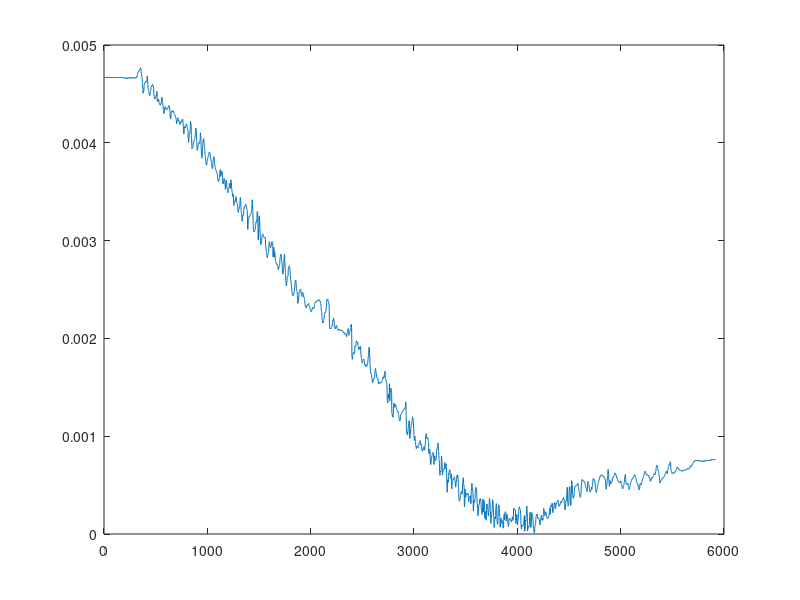
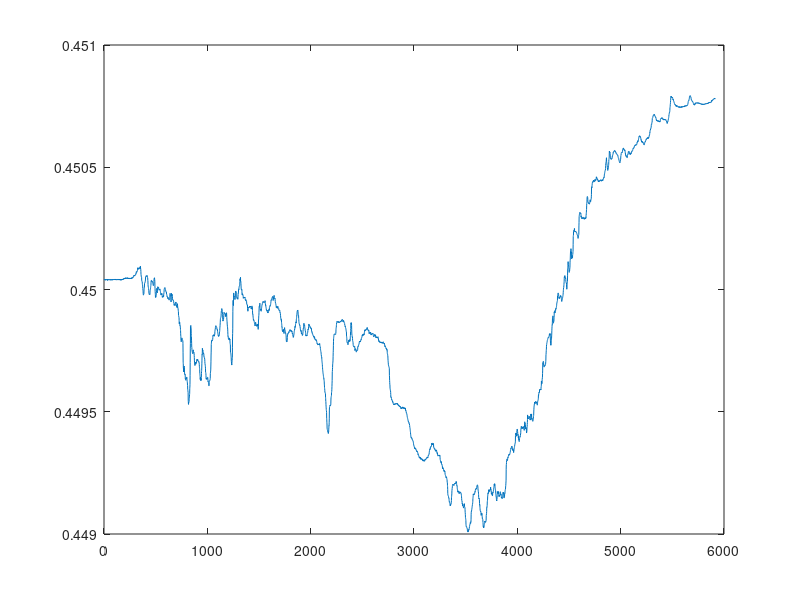
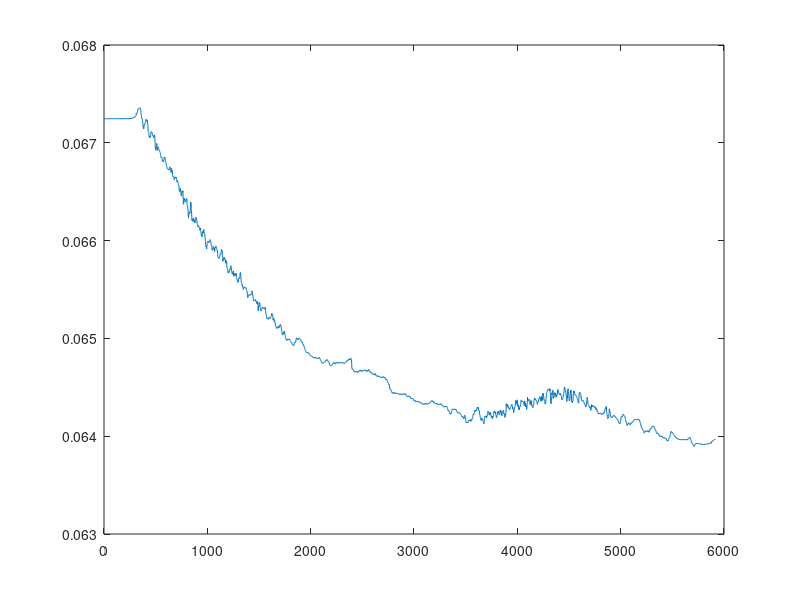

These charts were generated, in order, by the following MATLAB code:

d1 = load("x_0_y_0.45_case1/panda_right_x_out.txt");

close all

figure
plot (d1(:,1))
hold on

figure
plot (d1(:,2))
hold on

figure
plot (d1(:,3))
hold on